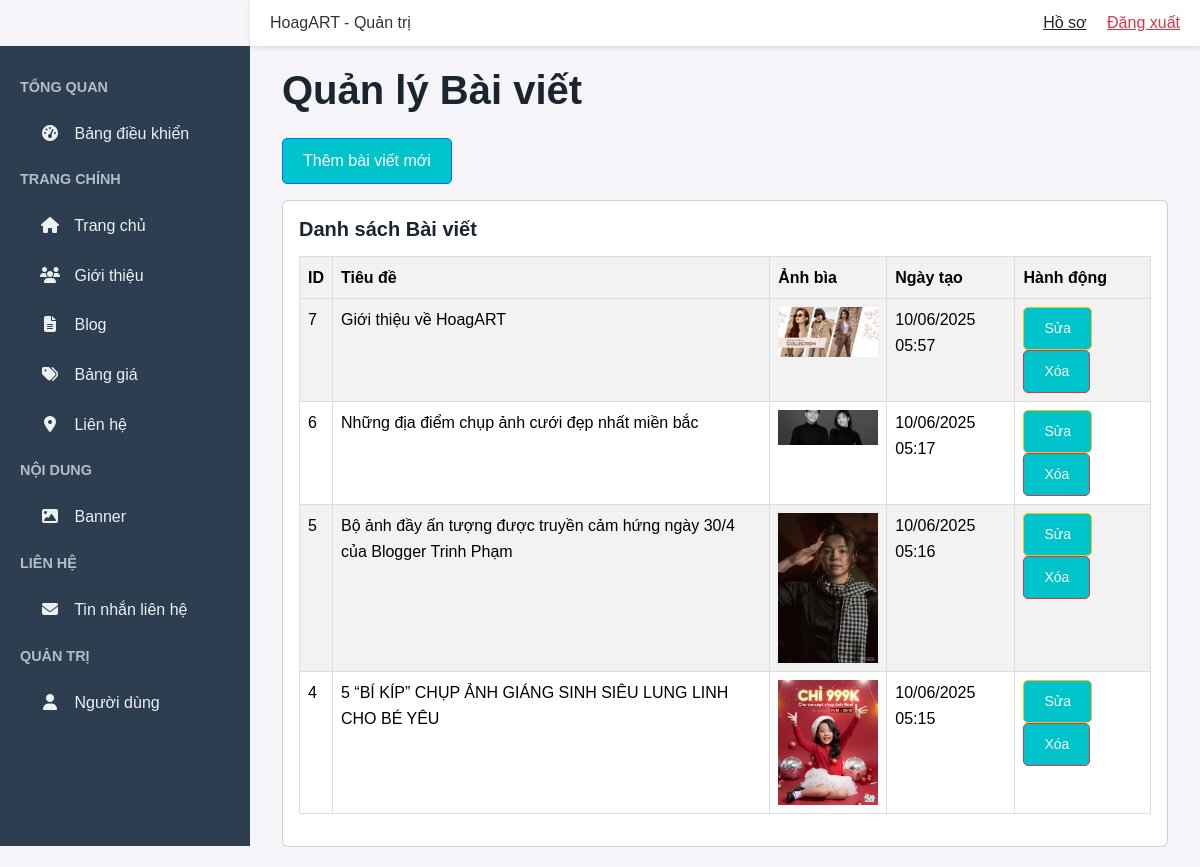
The page /admin/posts (signed in) on the database as committed earlier.
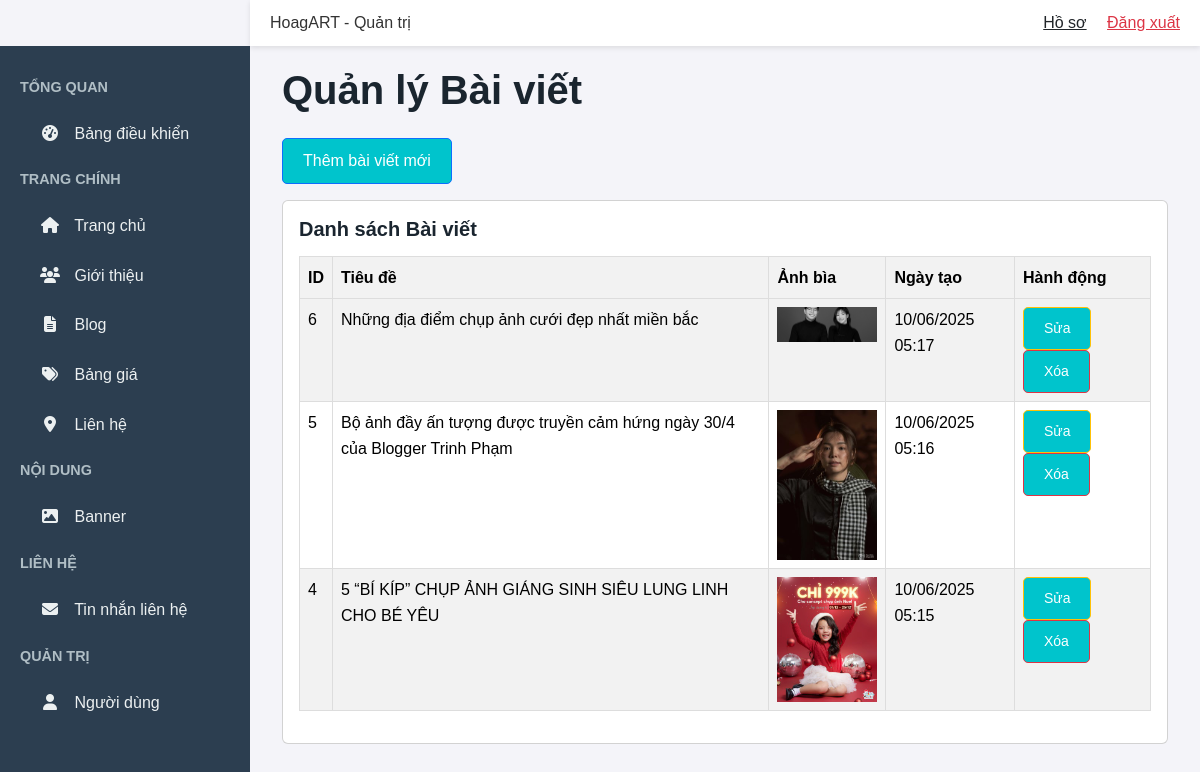
The same page on the database as committed later.
### app/models/post.py (models this page shows)
class Post(db.Model):
    id = db.Column(db.Integer, primary_key=True)
    title = db.Column(db.String(200), nullable=False)
    content = db.Column(db.Text, nullable=False)
    image_url = db.Column(db.String(200), nullable=True)
    created_at = db.Column(db.DateTime, default=datetime.utcnow)
    user_id = db.Column(db.Integer, db.ForeignKey('user.id'), nullable=False)
    user = db.relationship('User', backref=db.backref('posts', lazy=True))
    is_featured = db.Column(db.Boolean, default=False, nullable=False)  # Thêm cột is_featured

### app/blueprints/admin/routes.py (the view)
@admin_bp.route('/posts', methods=['GET'])
@login_required
@admin_required
def manage_posts():
    posts = Post.query.order_by(Post.created_at.desc()).all()
    return render_template('admin/posts.html', posts=posts)

### app/blueprints/admin/routes.py (called while the page is built)
def admin_required(f):
    @wraps(f)
    def decorated_function(*args, **kwargs):
        if not current_user.is_authenticated or not current_user.is_admin:
            flash('Bạn không có quyền truy cập trang này.', 'error')
            return redirect(url_for('main.home'))
        return f(*args, **kwargs)
    return decorated_function

### app/templates/admin/posts.html (shortened to what this page needs)
{% extends "admin/base.html" %}  {% block content %}
<div class="container-fluid">
    <h1 class="mb-4">Quản lý Bài viết</h1>
    <div class="mb-3">
        <a href="{{ url_for('admin.add_post') }}" class="btn btn-primary"
            >Thêm bài viết mới</a
        >
    </div>
    <div class="card">
        <div class="card-body">
            <h5>Danh sách Bài viết</h5>
            <table class="table table-striped">
                <thead>
                    <tr>
                        <th>ID</th>
                        <th>Tiêu đề</th>
                        <th>Ảnh bìa</th>
                        <th>Ngày tạo</th>
                        <th>Hành động</th>
                    </tr>
                </thead>
                <tbody>
                    {% for post in posts %}
                    <tr>
                        <td>{{ post.id }}</td>
                        <td>{{ post.title }}</td>
                        <td>
                            {% if post.image_url %}
                            <img
                                src="{{ post.image_url }}"
                                alt="{{ post.title }}"
                                width="100"
                            />
                            {% else %} - {% endif %}
                        </td>
                        <td>
                            {{ post.created_at.strftime('%d/%m/%Y %H:%M') }}
                        </td>
                        <td>
                            <a
                                href="{{ url_for('admin.edit_post', id=post.id) }}"
                                class="btn btn-sm btn-warning"
                                >Sửa</a
                            >
                            <form
                                action="{{ url_for('admin.delete_post', id=post.id) }}"
                                method="POST"
                                style="display: inline"
                            >
                                <button
                                    type="submit"
                                    class="btn btn-sm btn-danger"
                                    onclick="return confirm('Bạn có chắc muốn xóa?')"
                                >
                                    Xóa
                                </button>
                            </form>
                        </td>
                    </tr>
                    {% endfor %}
                </tbody>
            </table>
        </div>
    </div>
</div>
{% endblock %}

### app/templates/admin/base.html (shortened to what this page needs)
<!DOCTYPE html>
<html lang="vi">
    <head>
        <link
            rel="stylesheet"
            href="https://cdnjs.cloudflare.com/ajax/libs/font-awesome/6.5.2/css/all.min.css"
        />
        <link
            href="https://cdn.jsdelivr.net/npm/bootstrap@5.3.3/dist/css/bootstrap.min.css"
            rel="stylesheet"
        />
        <link
            rel="stylesheet"
            href="{{ url_for('static', filename='css/style.css') }}"
        />
        <link
            rel="stylesheet"
            href="https://cdnjs.cloudflare.com/ajax/libs/font-awesome/6.5.1/css/all.min.css"
        />
    </head>
    <body>
        <div
            class="navbar-admin d-flex justify-content-between align-items-center"
        >
            <div class="logo">HoagART - Quản trị</div>
            <div>
                <a href="{{ url_for('main.profile') }}" class="text-dark me-3"
                    >Hồ sơ</a
                >
                <a href="{{ url_for('auth.logout') }}" class="text-danger"
                    >Đăng xuất</a
                >
            </div>
        </div>
        <div class="d-flex">
            <div class="sidebar">
                <div class="nav-title">Tổng quan</div>
                <a href="{{ url_for('admin.dashboard') }}"
                    ><i class="fas fa-tachometer-alt"></i> Bảng điều khiển</a
                >
                <div class="nav-title">Trang chính</div>
                <a href="{{ url_for('admin.manage_home') }}"
                    ><i class="fas fa-home"></i> Trang chủ</a
                >
                <a href="{{ url_for('admin.manage_introduce') }}"
                    ><i class="fas fa-users"></i> Giới thiệu</a
                >
                <a href="{{ url_for('admin.manage_posts') }}"
                    ><i class="fas fa-file-alt"></i> Blog</a
                >
                <a href="{{ url_for('admin.manage_pricing') }}"
                    ><i class="fas fa-tags"></i> Bảng giá</a
                >
                <a href="{{ url_for('admin.manage_contact') }}"
                    ><i class="fas fa-map-marker-alt"></i> Liên hệ</a
                >
                <div class="nav-title">Nội dung</div>
                <a href="{{ url_for('admin.manage_banners') }}"
                    ><i class="fas fa-image"></i> Banner</a
                >
                <div class="nav-title">Liên hệ</div>
                <a href="{{ url_for('admin.manage_contact_submissions') }}"
                    ><i class="fas fa-envelope"></i> Tin nhắn liên hệ</a
                >
                <div class="nav-title">Quản trị</div>
                <a href="{{ url_for('admin.manage_users') }}"
                    ><i class="fas fa-user"></i> Người dùng</a
                >
            </div>
            <div class="content flex-grow-1">
                 {% block content %}{%
                endblock %}
            </div>
        </div>
    </body>
</html>

### app/static/css/style.css (style rules this page uses)
:root { --primary-color: #00c4cc; --secondary-color: #ff4d4d; --dark-bg: #1a252f; --light-bg: #f5f5f5; --text-color: #333; --light-text: #fff; --shadow-light: 0 4px 10px rgba(0, 0, 0, 0.1); --shadow-dark: 0 8px 20px rgba(0, 0, 0, 0.2); --navbar-height: 70px; --carousel-height: calc(92.5vh - var(--navbar-height)); --thumbnail-height: 60px; --thumbnail-width: 80px; --thumbnail-group-width: calc(var(--thumbnail-width) * 6 + 30px); --border-radius: 8px; --transition: all 0.3s ease; }
* { margin: 0; padding: 0; box-sizing: border-box; }
body { font-family: 'Roboto', Arial, sans-serif; line-height: 1.6; color: var(--text-color); background-color: var(--light-bg); overflow-x: hidden; }
h1, h2, h3, h4, h5, h6 { color: var(--dark-bg); font-weight: 700; }
.btn { background-color: var(--primary-color); color: var(--light-text); padding: 10px 20px; text-decoration: none; border-radius: 5px; transition: var(--transition); font-weight: 500; display: inline-block; }
.table { width: 100%; border-collapse: collapse; margin-top: 15px; }
.table th, .table td { border: 1px solid #ddd; padding: 8px; text-align: left; }
.table th { background-color: #f2f2f2; }

### app/templates/admin/base.html (style rules this page uses)
body { font-family: Arial, sans-serif; background-color: #f4f4f9; margin: 0; }
.sidebar { background-color: #2c3e50; min-height: 100vh; padding-top: 20px; width: 250px; position: fixed; overflow-y: auto; }
.sidebar .nav-title { color: #b0bec5; padding: 10px 20px; font-size: 0.9rem; text-transform: uppercase; font-weight: bold; }
.sidebar a { color: #ecf0f1; padding: 12px 20px 12px 40px; display: block; text-decoration: none; font-size: 1rem; transition: background-color 0.3s; }
.sidebar a i { margin-right: 10px; width: 20px; text-align: center; }
.content { margin-left: 250px; padding: 20px; min-height: 100vh; }
.navbar-admin { background-color: #ffffff; box-shadow: 0 2px 5px rgba(0, 0, 0, 0.1); padding: 10px 20px; margin-left: 250px; }

Rows that differ between the two databases and show on the page:
removed Post: id "7", title "Giới thiệu về HoagART", image_url (picture), created_at "10/06/2025 05:57"
